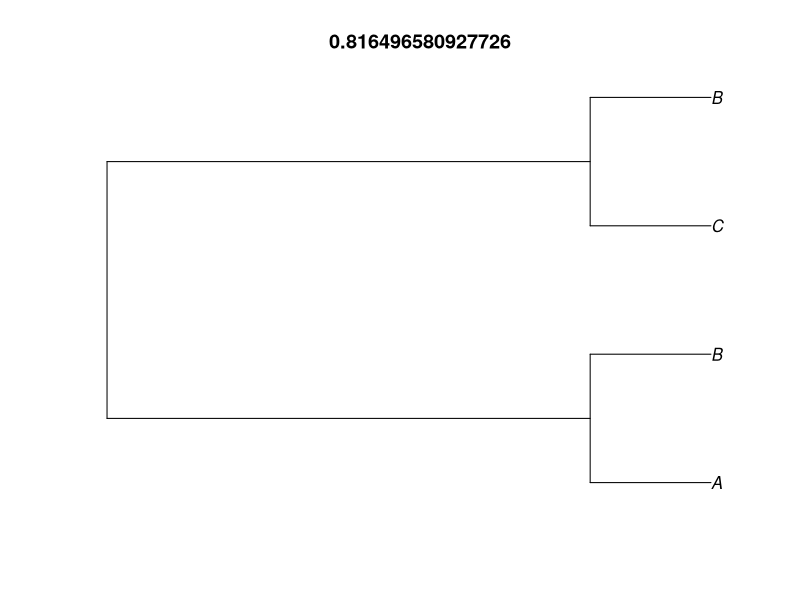
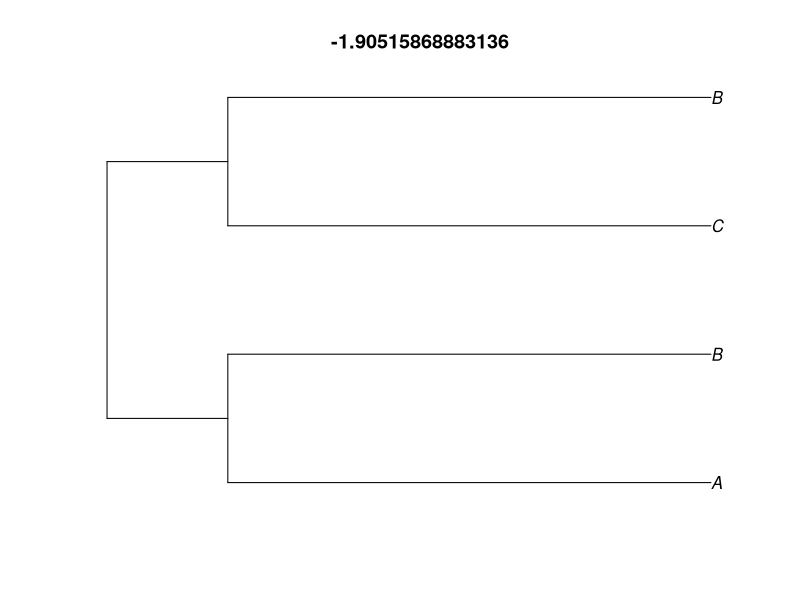

The R script that drew these images, in order:
## ---- chunk 1
newick_upper <- "((A:2,B:2):8,(C:2,B:2):8);"
phylogeny_upper <- ape::read.tree(text = newick_upper)
gamma_upper <- ape::gammaStat(phylogeny_upper)
plot(phylogeny_upper, main = gamma_upper)
## ---- chunk 2
newick_lower <- "((A:8,B:8):2,(C:8,B:8):2);"
phylogeny_lower <- ape::read.tree(text = newick_lower)
gamma_lower <- ape::gammaStat(phylogeny_lower)
plot(phylogeny_lower, main = gamma_lower)
